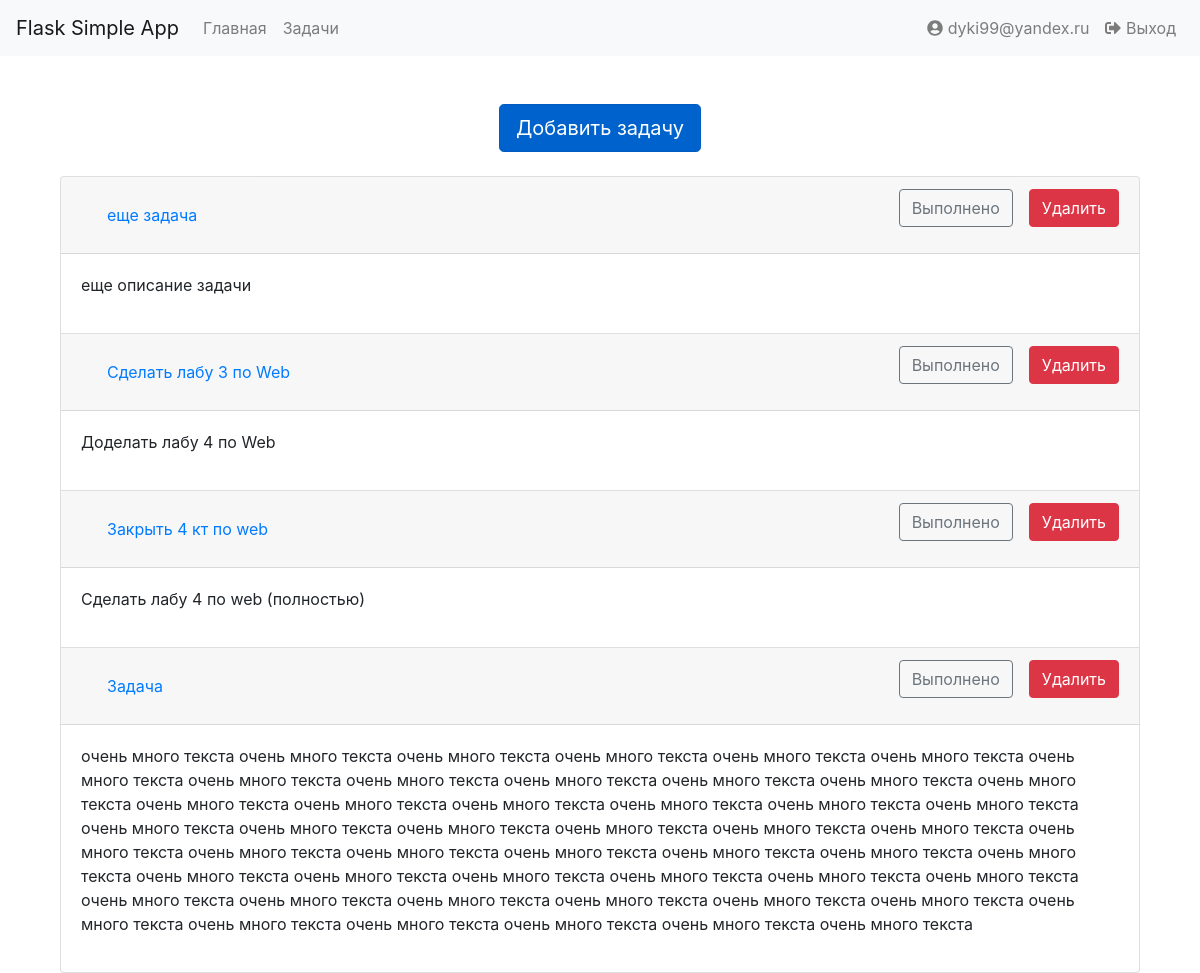
The page /tasks (signed in) on the database its author committed.
### tables this page shows
CREATE TABLE users
(
	id integer not null
		constraint users_pk
			primary key autoincrement,
	email text not null,
	password text not null
);

CREATE TABLE "tasks" (
	"id"	integer NOT NULL,
	"title"	varchar(100) NOT NULL,
	"description"	text,
	"id_user"	int NOT NULL,
	"condition"	INTEGER NOT NULL DEFAULT 0,
	CONSTRAINT "tasks_pk" PRIMARY KEY("id" AUTOINCREMENT),
	FOREIGN KEY("id_user") REFERENCES "users" on update cascade on delete cascade
);

### app.py (the view)
@app.route("/tasks", methods=['GET'])
def show_tasks():
    if 'user_id' in session:
        user_id = session['user_id']
        user = Storage.get_user_by_id(user_id)
        tasks = Storage.get_task_by_user(user_id)
        return render_template("pages/task_list.html", page_title="Список задач", tasks=tasks, user=user)
    else:
        return redirect('/login')

### storage/__init__.py (called while the page is built)
    @staticmethod
    def get_user_by_id(id: int) -> User:
        user_data = db.execute('SELECT * FROM users WHERE id=?', (id,)).fetchone()
        if user_data:
            return User(id=user_data[0], email=user_data[1], password=user_data[2])
        else:
            return None

    @staticmethod
    def get_task_by_user(user_id: int):
        tasks = db.execute("SELECT tasks.id, tasks.title, tasks.description, tasks.id_user, tasks.condition from tasks INNER JOIN users ON tasks.id_user = users.id where users.id=?",
                           (user_id,)).fetchall()
        tasks_list = []
        for task in tasks:
            tasks_list.append(Task(id=task[0],
                                   title=task[1],
                                   description=task[2],
                                   user=Storage.get_user_by_id(task[3]),
                                   condition=task[4]))
        return tasks_list

### templates/pages/task_list.html (shortened to what this page needs)
{% extends "layouts/base_layout.html" %}
{% block main %}
    <section class="container">
        <div class="row justify-content-md-center mb-4">
            <a href="/task" class="btn btn-primary btn-lg active" role="button" aria-pressed="true">Добавить задачу</a>
        </div>
        <div class="row justify-content-md-center">
            <div class="accordion col-12" id="accordionExample">
            {% for task in tasks %}
              <div class="card" id="card_{{ task.id }}">
                <div class="card-header">
                  <h5 class="mb-0">
                      {% if not task.condition %}
                        <button class="btn btn-link" type="button" data-toggle="collapse" data-target="#collapseOne" aria-expanded="true" aria-controls="collapseOne">
                            <a href="/tasks/{{ task.id }}" class="btn btn-link" role="button" aria-pressed="true" id="task_title_{{ task.id }}">{{ task.title }}</a>
                        </button>
                        <button class="btn btn-danger float-right ml-3" type="button" onclick="removeTask({{ task.id }})">
                            Удалить
                        </button>
                        <button type="button" class="btn float-right btn-outline-secondary" onclick="doneTask({{ task.id }})" id="done_button_{{ task.id }}">
                            Выполнено
                        </button>
                      {% endif %}
                  </h5>
                </div>
                <div id="collapseOne" class="collapse show" aria-labelledby="headingOne" data-parent="#accordionExample">
                  <div class="card-body" id="task_description_{{ task.id }}">
                      {% if not task.condition %}
                        <p>{{ task.description }}</p>
                      {% else %}
                          <del><p>{{ task.description }}</p></del>
                      {% endif %}
                  </div>
                </div>
              </div>
            {% endfor %}
        </div>
        </div>
    </section>
{% endblock %}

### templates/layouts/base_layout.html (shortened to what this page needs)
<!DOCTYPE html>
<html lang="en">
<head>
    <link rel="stylesheet" href="/static/css/bootstrap.min.css">
</head>
<body>
    <nav class="navbar navbar-expand-lg navbar-light bg-light">
        <a class="navbar-brand" href="#">Flask Simple App</a>
        <ul class="navbar-nav mr-auto">
            <li class="nav-item">
                <a class="nav-link" href="/">Главная</a>
            </li>
            {% if user %}
                <li class="nav-item">
                    <a class="nav-link" href="/tasks">Задачи</a>
                </li>
            {% endif %}
        </ul>
        <ul class="navbar-nav ml-auto">
            {% if user %}
                <li class="nav-item">
                    <a class="nav-link" href="#"><i class="fas fa-user-circle"></i> {{ user.email }}</a>
                </li>
                <li class="nav-item">
                    <a class="nav-link" href="/logout"><i class="fas fa-sign-out-alt"></i> Выход</a>
                </li>
            {% endif %}
        </ul>
    </nav>
    <main class="container mt-5">
    {% block main %}{% endblock %}
    </main>
</body>
</html>

### rows shown on the page
users: email "dyki99@yandex.ru"
tasks: title "еще задача", description "еще описание задачи"
tasks: title "Сделать лабу 3 по Web", description "Доделать лабу 4 по Web"
tasks: title "Закрыть 4 кт по web", description "Сделать лабу 4 по web (полностью)"
tasks: title "Задача", description "очень много текста очень много текста очень много текста очень много текста очень много текста очень много текста очень много текста очень много текста очень много текста очень много текста очень много текста очень много текста очень много текста очень много текста очень много текста очень много текста очень много текста очень много текста очень много текста очень много текста очень много текста очень много текста очень много текста очень много текста очень много текста очень много текста очень много текста очень много текста очень много текста очень много текста очень много текста очень много текста очень много текста очень много текста очень много текста очень много текста очень много…"
